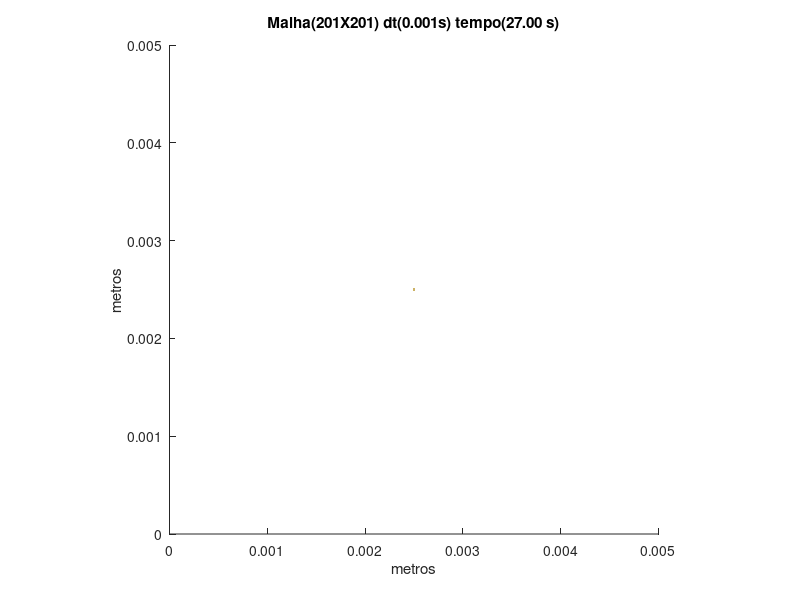

The MATLAB source for this figure:
set (gca,'PlotBoxAspectRatio',[1 1 1],'Xlim',[0,0.005],'Ylim',[0,0.005])
hold on
title('Malha(201X201) dt(0.001s) tempo(27.00 s)')
hold on
ylabel('metros')
hold on
xlabel('metros')
hold on

fill([0.00248756218905473 0.00248756218905473 0.00251243781094527 0.00251243781094527],[0.00248756218905473 0.00251243781094527 0.00251243781094527 0.00248756218905473],[0.8,0.7,0.4],'LineStyle','none')
